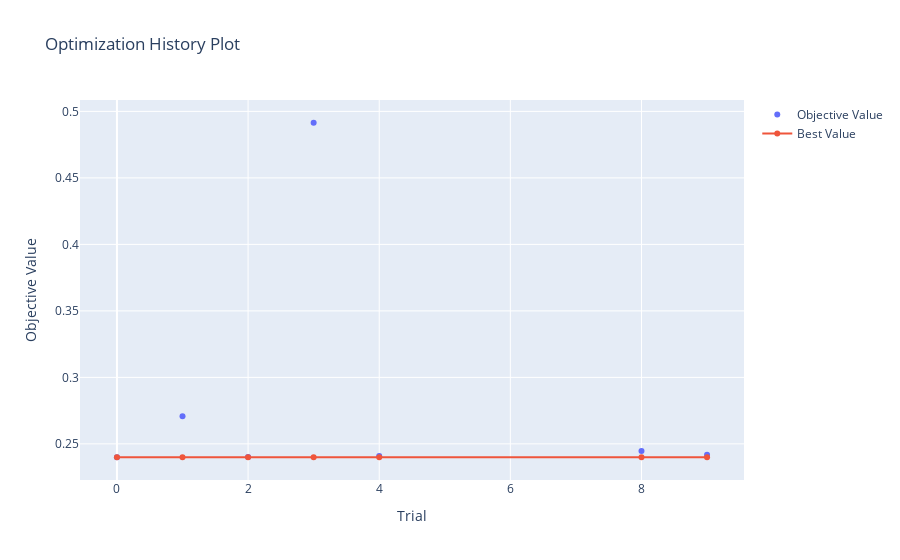

The code cell stored with this chart in its notebook:
### Code cell
fig = optuna.visualization.plot_optimization_history(study)
fig.show()

### Figure 1 — Plotly figure (JSON) as saved in the notebook; plotly's stock layout.template omitted (floating-point values rounded to 4 significant figures)
{"data": [{"mode": "markers", "name": "Objective Value", "type": "scatter", "x": [0, 1, 2, 3, 4, 8, 9], "y": [0.2399, 0.2708, 0.2401, 0.4915, 0.241, 0.2446, 0.2418]}, {"name": "Best Value", "type": "scatter", "x": [0, 1, 2, 3, 4, 8, 9], "y": [0.2399, 0.2399, 0.2399, 0.2399, 0.2399, 0.2399, 0.2399]}], "layout": {"title": {"text": "Optimization History Plot"}, "xaxis": {"title": {"text": "Trial"}}, "yaxis": {"title": {"text": "Objective Value"}}}}
